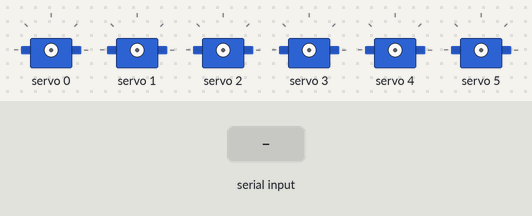
This sketch was run on a simulated Arduino Uno, built with avr-gcc and run on an emulated ATmega328P. Shown: 6 × servo. The test bench sets the inputs (shaded band).

Above: at 2.7 s.
2.8 s: "90,45,200\n" received over Serial
At 6.8 s:
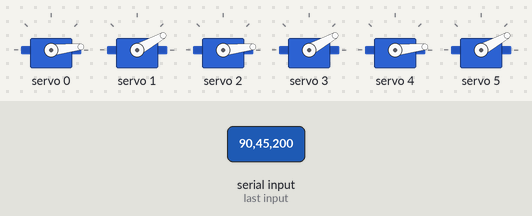
7.3 s: "30,150,10\n" received over Serial
At 9.2 s:
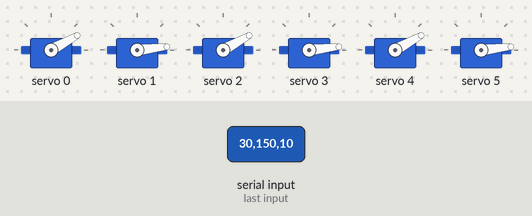
Timing chart, 0 to 13.3 s (numbered marks = the images above; inputs shaded):
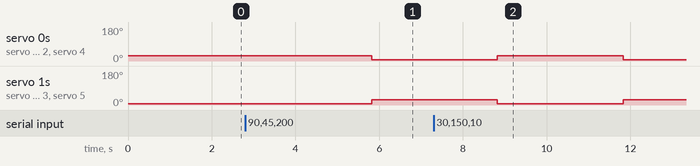

Measured:
- after the input at 2.8 s, servo 0, servo 2, servo 4: 29° → 6° after 3.0 s; servo 1, servo 3, servo 5: 6° → 29° after 3.0 s
- after the input at 7.3 s, servo 0, servo 2, servo 4: 6° → 29° after 1.5 s, → 6° 3.0 s later; servo 1, servo 3, servo 5: 29° → 6° after 1.5 s, → 29° 3.0 s later

The sketch:

controlindividualmotors.ino
```cpp
#include <Wire.h>
#include <Adafruit_PWMServoDriver.h>

#define SERVOMIN  150 // This is the 'minimum' pulse length count (out of 4096)
#define SERVOMAX  500  // This is the 'maximum' pulse length count (out of 4096)
#define NUM_SERVOS 6

// Create the servo driver object
Adafruit_PWMServoDriver pwm = Adafruit_PWMServoDriver();
static int firstNumber = 0; // Declare with default value
static int secondNumber = 0; // Declare with default value
static int thirdNumber = 0; // Declare with default value
static int fourthNumber = 0; // Declare with default value
static int fifthNumber = 0; // Declare with default value
static int sixthNumber = 0; // Declare with default value
// Array to keep track of the last angles for each motor
int lastAngles[6] = {0, 0, 0, 0, 0, 0};


//VOID SETUP --------------------------------------------------------------------------------------------------------------------------------------
void setup() {
  Serial.begin(9600);
  pwm.begin();
  // Set frequency of the PWM signals (default is 50Hz)
  pwm.setPWMFreq(60);  // Analog servos run at ~60 Hz updates
}

//VOID LOOP ----------------------------------------------------------------------------------------------------------------------------------------

void loop() {
  // Check if data is available to read
  if (Serial.available() > 0) {
    // Read the incoming string
    String receivedData = Serial.readStringUntil('\n');
    // Split the received string into two parts based on the comma
    int commaIndex = receivedData.indexOf(',');
    String firstNumberString = receivedData.substring(0, commaIndex);
    String secondNumberString = receivedData.substring(commaIndex + 1);
    String thirdNumberString = receivedData.substring(0, commaIndex + 2);
    String fourthNumberString = receivedData.substring(commaIndex + 3);
    String fifthNumberString = receivedData.substring(0, commaIndex + 4);
    String sixthNumberString = receivedData.substring(commaIndex + 5);
    // Convert the split strings to integers
    firstNumber = firstNumberString.toInt();
    secondNumber = secondNumberString.toInt();
    thirdNumber = thirdNumberString.toInt();
    fourthNumber = fourthNumberString.toInt();
    fifthNumber = fifthNumberString.toInt();
    sixthNumber = sixthNumberString.toInt();
    int angleArray[6] = {firstNumber, secondNumber, thirdNumber, fourthNumber, fifthNumber, sixthNumber};
    //int array[6] = {0, 0, 0, 0, 0, 0};
    // Validate angles
    if (firstNumber >= 0 && firstNumber <= 180 && secondNumber >= 0 && secondNumber <= 180 && thirdNumber >= 0 && thirdNumber <= 180 && fourthNumber >= 0 && fourthNumber <= 180 && fifthNumber >= 0 && fifthNumber <= 180 && sixthNumber >= 0 && sixthNumber <= 180) {
      // If valid, move servos in a loop from firstNumber to secondNumber
      //while(true) {
        //moveServoInRange(2, firstNumber, secondNumber);
        //moveindivServosSep(0, firstNumber, secondNumber);
        //initializeEvenMotors(firstNumber, secondNumber);
      moveAllServosnew(0, 30);
        //updateMotorAngles(angleArray);
       //moveServosloop(angleArray);
       //moveServos(angleArray);
        // Optional: Add a delay or a condition to break the loop if necessary
      //}
    } else {
      // If angles are invalid, print an error message
      Serial.println("Error: Angles must be between 0 and 180 degrees.");
    }
  }
}


//FUNCTIONS ---------------------------------------------------------------------------------------------------------------------------------------------------
//moving all servos together - same angle
void moveAllServos(uint16_t minAngle, uint16_t maxAngle) {
  uint16_t minPulse = map(minAngle, 0, 180, SERVOMIN, SERVOMAX);
  uint16_t maxPulse = map(maxAngle, 0, 180, SERVOMIN, SERVOMAX);

  for (uint8_t i = 0; i < NUM_SERVOS; i++) {
    pwm.setPWM(i, 0, minPulse); // Move to the minimum angle position'
    //Serial.println(minPulse);
  }
  delay(1000); // Wait for 1 second

  for (uint8_t i = 0; i < NUM_SERVOS; i++) {
    pwm.setPWM(i, 0, maxPulse); // Move to the maximum angle position
    //Serial.println(maxPulse);
  }
  delay(1000); // Wait for 1 second

}
//moving individual servos once
void moveindivServosSep(uint8_t servoNum, uint16_t minAngle, uint16_t maxAngle) {
  uint16_t minPulse = map(minAngle, 0, 180, SERVOMIN, SERVOMAX);
  uint16_t maxPulse = map(maxAngle, 0, 180, SERVOMIN, SERVOMAX);
  pwm.setPWM(servoNum, 0, minPulse); // Move to the minimum angle position'
  Serial.println(minPulse);
  delay(1000); // Wait for 1 second
  pwm.setPWM(servoNum, 0, maxPulse); // Move to the maximum angle position
  Serial.println(maxPulse);
  delay(1000); // Wait for 1 second
}

//
void moveServoInRange(uint8_t servoNum, uint16_t minAngle, uint16_t maxAngle) {
  uint16_t minPulse = map(minAngle, 0, 180, SERVOMIN, SERVOMAX);
  uint16_t maxPulse = map(maxAngle, 0, 180, SERVOMIN, SERVOMAX);

  for (int angle = minAngle; angle <= maxAngle; angle++) {
    uint16_t pulse = map(angle, 0, 180, SERVOMIN, SERVOMAX);
    pwm.setPWM(servoNum, 0, pulse);
    Serial.println(pulse);
    //delay(10); // Adjust the delay as needed for the desired servo speed
  }
  delay(1000);
  for (int angle = maxAngle; angle >= minAngle; angle--) {
    uint16_t pulse = map(angle, 0, 180, SERVOMIN, SERVOMAX);
    pwm.setPWM(servoNum, 0, pulse);
    Serial.println(pulse);
    //delay(10); // Adjust the delay as needed for the desired servo speed
  }
  delay(1000);
}


void moveServos(uint16_t targetAngles[6]) {
  for (uint8_t servoNum = 0; servoNum < 6; servoNum++) {
    uint16_t targetPulse = map(targetAngles[servoNum], 0, 180, SERVOMIN, SERVOMAX);

    pwm.setPWM(servoNum, 0, targetPulse); // Move to the target angle position
    //Serial.print("Servo ");
    //Serial.print(servoNum);
   // Serial.print(": ");
    //Serial.println(targetPulse);

    delay(1000); // Wait for 1 second to visually see the servo move
  }
}

void moveServosloop(uint16_t targetAngles[6]) {
  uint16_t startAngle = 0; // Assuming the start angle is 0 degrees
  uint16_t steps = 10; // Number of steps for the transition. Increase for smoother movements.

  for (uint8_t servoNum = 0; servoNum < 6; servoNum++) {
    uint16_t startPulse = map(startAngle, 0, 180, SERVOMIN, SERVOMAX);
    uint16_t targetPulse = map(targetAngles[servoNum], 0, 180, SERVOMIN, SERVOMAX);

    // Move from startPulse to targetPulse in incremental steps
    for (uint16_t step = 1; step <= steps; step++) {
      uint16_t currentPulse = startPulse + (targetPulse - startPulse) * step / steps;
      pwm.setPWM(servoNum, 0, currentPulse);
      delay(20); // Short delay to allow the servo to move. Adjust as necessary for smoothness vs speed.
    }

    // Uncomment below to see debug output of servo movements
    //Serial.print("Servo ");
    //Serial.print(servoNum);
    //Serial.print(": ");
    //Serial.println(targetPulse);
  }
}

void initializeEvenMotors(uint16_t minAngle, uint16_t maxAngle) {
  uint16_t maxPulse = map(maxAngle, 0, 180, SERVOMIN, SERVOMAX);

  // Loop through the servos and initialize even-numbered ones
  for (uint8_t i = 0; i < NUM_SERVOS; i++) {
    if (i % 2 == 0) { // Check if the servo number is even
      pwm.setPWM(i, 0, maxPulse); // Set even motors to move anticlockwise to maxAngle
    }
    // Odd-numbered servos are not handled here
  }
  // Optionally, include a delay here if you want to ensure that all motors reach their position
  // before proceeding with the rest of your program, e.g., delay(1000);
}

void moveAllServosnew(uint16_t minAngle, uint16_t maxAngle) {
  uint16_t minPulse = map(minAngle, 0, 180, SERVOMIN, SERVOMAX);
  uint16_t maxPulse = map(maxAngle, 0, 180, SERVOMIN, SERVOMAX);
  // Simultaneously set even servos to move from maxAngle to minAngle and odd servos from minAngle to maxAngle
  for (uint8_t i = 0; i < NUM_SERVOS; i++) {
    if (i % 2 == 0) { // Even-numbered servos
      // Set even servos to start at maxPulse (equivalent to maxAngle)
      pwm.setPWM(i, 0, maxPulse);
    } else { // Odd-numbered servos
      // Set odd servos to start at minPulse (equivalent to minAngle)
      pwm.setPWM(i, 0, minPulse);
    }
  }
  delay(3000); // Wait for 1 second to allow servos to reach the start position

  for (uint8_t i = 0; i < NUM_SERVOS; i++) {
    if (i % 2 == 0) { // Even-numbered servos
      // Move even servos to minPulse (equivalent to minAngle), completing their anticlockwise movement
      pwm.setPWM(i, 0, minPulse);
    } else { // Odd-numbered servos
      // Move odd servos to maxPulse (equivalent to maxAngle), completing their clockwise movement
      pwm.setPWM(i, 0, maxPulse);
    }
  }
  delay(3000); // Wait for 1 second to allow servos to reach the final position
}


// Converts angle to pulse length
uint16_t angleToPulse(int angle) {
  return map(angle, 0, 180, SERVOMIN, SERVOMAX);
}
void updateMotorAngles(int angles[6]) {
  for(int i = 0; i < 6; i++) {
    if(angles[i] != lastAngles[i]) {
      uint16_t pulseLength = angleToPulse(angles[i]);
      pwm.setPWM(i, 0, pulseLength);
      lastAngles[i] = angles[i];
    }
  }
}
```
